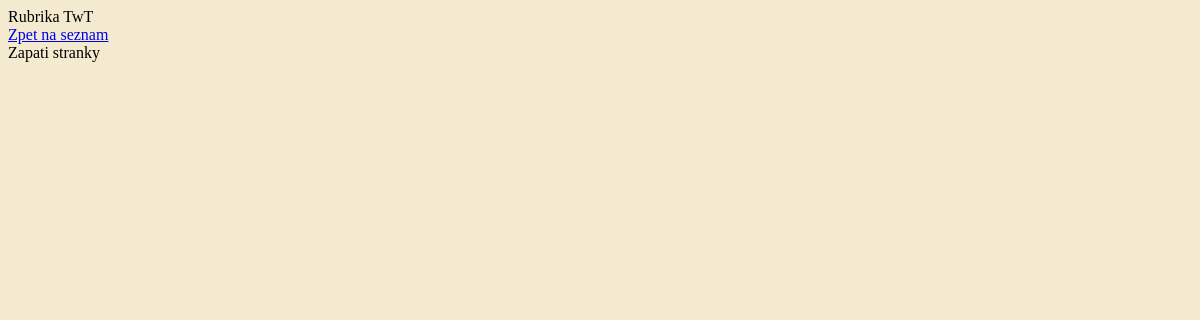
Page /category/2 on the earlier database version.
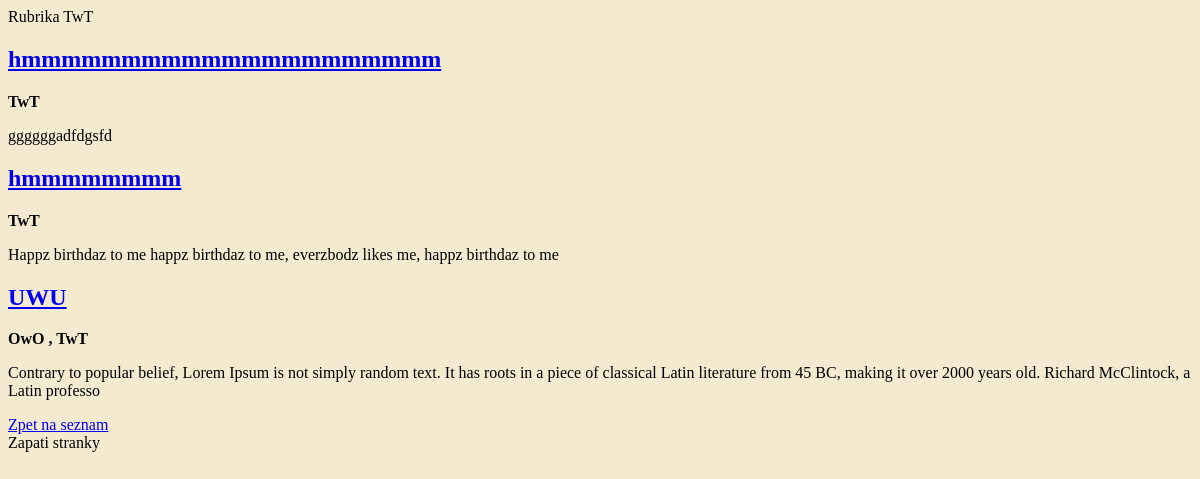
Same page on the later database version.
### content/models.py (models this page shows, shortened)
class Category(models.Model):
    name=models.CharField(max_length=50)
    class Meta:
        verbose_name_plural = 'Categories'

class Article(models.Model):
    title = models.CharField(max_length=100)
    perex = models.TextField(max_length=200)
    text = models.TextField()
    published = models.DateTimeField()
    categories = models.ManyToManyField(Category, related_name='articles')

### content/views.py (the view)
# urls.py: path("category/<int:id>", category, name="category"),
def category(request, id):
    category=Category.objects.get(id=id)
    articles= category.articles.all()
    return render(request, 'content/category.html', {'category':category,'articles':articles})

### content/templates/content/category.html
{% extends "content/base.html" %}
{% block title %}
Rubrika {{category.name}}
{% endblock %}
{% block main %}
    {% for article in articles %}
        <h2><a href = "{% url 'content:article' article.id %}">{{article.title}}</a></h2>
        <strong>
            {% for category in article.categories.all %}
                {{category.name}} {% if not forloop.last %}, {% endif %}
            {% endfor %}
        </strong>
        <p>{{article.perex}}</p>
    {% endfor %}
    <a href="{% url 'content:articles' %}">Zpet na seznam</a>
{% endblock %}

Differences in the rows shown:
added Article: title "hmmmmmmmmmmmmmmmmmmmmm", perex "ggggggadfdgsfd", Category (name "TwT")
now on this page (row unchanged): Article: title "hmmmmmmmm", perex "Happz birthdaz to me happz birthdaz to me, everzbodz likes me, happz birthdaz to me", Category (name "TwT")
now on this page (row unchanged): Article: title "UWU", perex "Contrary to popular belief, Lorem Ipsum is not simply random text. It has roots in a piece of classical Latin literature from 45 BC, making it over 2000 years old. Richard McClintock, a Latin professo", Category (name "TwT")
now on this page (row unchanged): Category: name "OwO", shown under "UWU"
